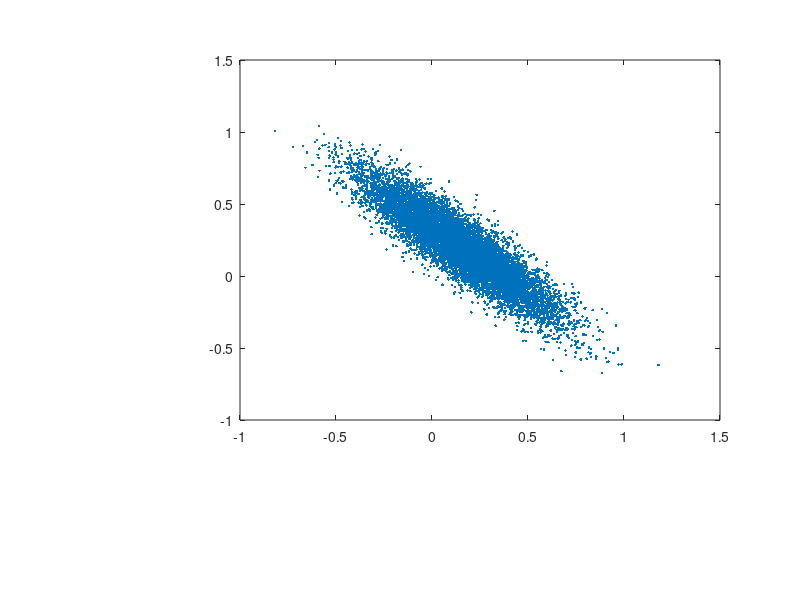

Write MATLAB code to recreate this figure. (Note: this script raises an error after producing the figure.)
% this script represents covariance and expected value in terms 
% of the location-dispersion ellipsoid in a normal example
% see "Risk and Asset Allocation"-Springer (2005), by A. Meucci

clc; clear; close all
%%%%%%%%%%%%%%%%%%%%%%%%%%%%%%%%%%%%%%%%%%%%%%%%%%%%%%%%%%%%%%%%%%%%%%%%%%%%%%%%%%%%%%%%%%%%%%%%%%%%%%%%%%%%%%%%%%%%%%%%%%%%%%%%%%%%%%%%%%%
% input parameters

Mu=[0.15 0.2]';
s=[0.25 0.25];
r=-.9;

NumSimulations=10000;
%%%%%%%%%%%%%%%%%%%%%%%%%%%%%%%%%%%%%%%%%%%%%%%%%%%%%%%%%%%%%%%%%%%%%%%%%%%%%%%%%%%%%%%%%%%%%%%%%%%%%%%%%%%%%%%%%%%%%%%%%%%%%%%%%%%%%
Sigma=[s(1)^2     r*s(1)*s(2)
    r*s(1)*s(2)    s(2)^2];

% generate sample
X = mvnrnd(Mu,Sigma,NumSimulations);

%%%%%%%%%%%%%%%%%%%%%%%%%%%%%%%%%%%%%%%%%%%%%%%%%%%%%%%%%%%%%%%%%%%%%%%%%%%%%%%%%%%%%%%%%%%%%%%%%%%%%%%%%%%%%%%%%%%%%
% compute location and dispersion (analytical)
Expected_Value=Mu;
Covariance=Sigma;
Standard_Deviation=sqrt(diag(Covariance))
Correlation=Covariance(1,2)/(Standard_Deviation(1)*Standard_Deviation(2))

%%%%%%%%%%%%%%%%%%%%%%%%%%%%%%%%%%%%%%%%%%%%%%%%%%%%%%%%%%%%%%%%%%%%%%%%%%%%%%%%%%%%%%%%%%%%%%%%%%%%%%%%%%%%%%%%%%%%%
% plots
figure 
NumBins=round(10*log(NumSimulations));

% scatter plot
subplot('Position',[.3 .3 .6 .6]) 
h=plot(X(:,1),X(:,2),'.');
hold on 
Scale=2;
PlotEigVectors=1;
PlotSquare=0;
TwoDimEllipsoid(Expected_Value,Covariance,Scale,PlotEigVectors,PlotSquare)
[x_lim]=get(gca,'xlim');
[y_lim]=get(gca,'ylim');
grid on

% marginals
subplot('Position',[.05 .3 .2 .6]) 
[n,D]=hist(X(:,2),NumBins);
barh(D,n,1);
set(gca,'ylim',y_lim)
set(gca,'xtick',[])
grid on

subplot('Position',[.3 .05 .6 .2]) 
[n,D]=hist(X(:,1),NumBins);
bar(D,n,1);
set(gca,'xlim',x_lim)
set(gca,'ytick',[])
grid on
